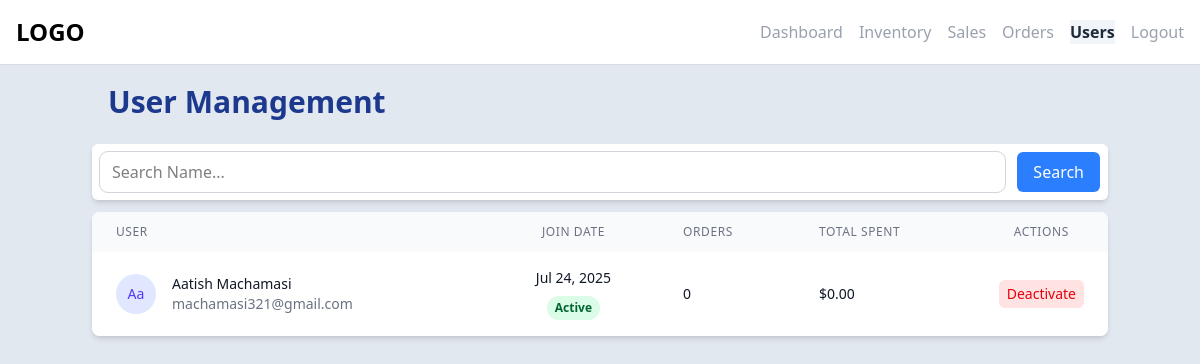
The page /admin/users.php (signed in) on the database its author committed.
### tables this page shows
CREATE TABLE `users` (
  `user_id` int(11) NOT NULL,
  `username` varchar(100) NOT NULL,
  `email` varchar(100) NOT NULL,
  `password` varchar(255) NOT NULL,
  `shipping_address` varchar(100) NOT NULL,
  `phone` varchar(15) DEFAULT NULL,
  `gender` enum('male','female') NOT NULL DEFAULT 'male',
  `dob` datetime DEFAULT NULL,
  `role` enum('user','admin') DEFAULT 'user',
  `status` enum('active','inactive') DEFAULT 'active',
  `created_at` timestamp NOT NULL DEFAULT current_timestamp(),
  `last_logged_in` timestamp NULL DEFAULT NULL
);

### admin/users.php (the view, shortened to what this page needs)
<!DOCTYPE html>
<html lang="en">
<head>
    <link href="../src/output.css" rel="stylesheet">
    <?php require '../components/link_imports.php'; ?>
</head>
<body class="bg-slate-200">
<?php
    include '../components/admin_nav.php';
?>
    <section class="container mx-auto">
        <h2 class="p-5 font-bold text-3xl text-blue-900">User Management</h2>
        <div class="flex flex-col">
            <div class="bg-white p-2 m-1 rounded-md shadow-md flex space-x-3">
                <input type="text" class="outline-1 outline-gray-300 rounded-lg w-full px-3"
                    placeholder="Search Name...">
                <button class="bg-blue-500 text-white p-2 px-4 rounded-md">Search</button>
            </div>
            <div class="bg-white rounded-lg shadow-md overflow-hidden m-1 mt-2">
                <div class="overflow-x-auto">
                    <table class="w-full">
                        <thead class="bg-gray-50">
                            <tr>
                                <th
                                    class="px-6 py-3 text-left text-xs font-medium text-gray-500 uppercase tracking-wider">
                                    User</th>
                                <th
                                    class="px-6 py-3 text-center text-xs font-medium text-gray-500 uppercase tracking-wider">
                                    Join Date</th>
                                <th
                                    class="px-6 py-3 text-left text-xs font-medium text-gray-500 uppercase tracking-wider">
                                    Orders</th>
                                <th
                                    class="px-6 py-3 text-left text-xs font-medium text-gray-500 uppercase tracking-wider">
                                    Total Spent</th>
                                <th
                                    class="px-6 py-3 text-center text-xs font-medium text-gray-500 uppercase tracking-wider">
                                    Actions</th>
                            </tr>
                        </thead>
                        <tbody class="bg-white divide-y divide-gray-200">
                        <?php
                        require_once '../config/db.php';
                        $sql = "SELECT * FROM user_details";
                        $result = $conn->query($sql);
                        if ($result && $result->num_rows > 0):
                            while($user = $result->fetch_assoc()):
                                $status = strtolower($user['user_statu']);
                                $badgeClass = $status === 'active' ? 'bg-green-100 text-green-800' : 'bg-red-100 text-red-800';
                                $badgeText = ucfirst($status);
                        ?>
                            <tr>
                                <td class="px-6 py-4 whitespace-nowrap">
                                    <div class="flex items-center">
                                        <a href="user-profile.php?user_id=<?php echo $user['user_id']; ?>" class="group inline-flex items-center justify-center" title="View Profile">
                                            <div class="flex-shrink-0 h-10 w-10">
                                                <div class="h-10 w-10 rounded-full bg-indigo-100 flex items-center justify-center">
                                                    <span class="text-indigo-600 font-medium text-sm">
                                                        <?php echo ucfirst(substr($user['username'], 0, 2)); ?>
                                                    </span>
                                                </div>
                                            </div>
                                        </a>
                                        <div class="ml-4">
                                            <div class="text-sm font-medium text-gray-900">
                                                <?php echo htmlspecialchars($user['username']); ?>
                                            </div>
                                            <div class="text-sm text-gray-500">
                                                <?php echo htmlspecialchars($user['email']); ?>
                                            </div>
                                        </div>
                                    </div>
                                </td>
                                <td class="px-6 py-4 whitespace-nowrap text-sm text-gray-900 flex flex-col justify-center items-center">
                                    <?php echo date('M j, Y', strtotime($user['created_at'])); ?>
                                    <span class="px-2 py-1 mt-2 w-fit text-xs font-semibold rounded-full <?php echo $badgeClass; ?>">
                                        <?php echo $badgeText; ?>
                                    </span>
                                </td>
                                <td class="px-6 py-4 whitespace-nowrap text-sm text-gray-900">
                                    <?php echo (int)$user['total_orders']; ?>
                                </td>
                                <td class="px-6 py-4 whitespace-nowrap text-sm text-gray-900">
                                    $<?php echo number_format($user['paid_total'], 2); ?>
                                </td>
                                <td class="px-6 w-3 py-4 whitespace-nowrap text-sm font-medium">
                                    <form method="POST" class="inline">
                                        <button name="toggle_user_id"
                                            value = "<?php echo $user['user_id']?>"
                                            class="<?php echo $status === 'active' ? 'text-red-600 bg-red-100 hover:text-white hover:bg-red-400' : 'text-green-600 bg-green-100 hover:text-white hover:bg-green-400'; ?> px-2 py-1 rounded-md cursor-pointer">
                                            <?php echo $status === 'active' ? 'Deactivate' : 'Activate'; ?>
                                        </button>
                                    </form>
                                </td>
                            </tr>
                        <?php
                            endwhile;
                        else:
                        ?>
                            <tr>
                                <td colspan="6" class="text-center py-6 text-gray-500">No users found.</td>
                            </tr>
                        <?php endif; ?>
                        </tbody>
                    </table>
                </div>
            </div>
        </div>
    </section>
</body>
</html>

### components/link_imports.php (shortened to what this page needs)
<script src="https://cdn.jsdelivr.net/npm/@tailwindcss/browser@4"></script>

### components/admin_nav.php (shortened to what this page needs)
<nav class="relative top-0 left-0 w-full h-16 bg-white flex justify-between items-center px-4 shadow-2xs">
    <div class="text-2xl font-bold">LOGO</div>
    <div class="flex items-center space-x-4">
        <a id="nav-link" href="dashboard.php" class="text-gray-400 hover:text-slate-900 ">Dashboard</a>
        <a id="nav-link" href="inventory.php" class="text-gray-400 hover:text-slate-900">Inventory</a>
        <a id="nav-link" href="sales.php" class="text-gray-400 hover:text-slate-900">Sales</a>
        <a id="nav-link" href="orders.php" class="text-gray-400 hover:text-slate-900">Orders</a>
        <a id="nav-link" href="users.php" class="text-gray-400 hover:text-slate-900">Users</a>
        <form action="../">
            <button id="nav-link" name="logout" value="true" class="text-gray-400 hover:text-slate-900">Logout</button>
        </form>
    </div>
</nav>

### rows shown on the page
users: username "Aa", username "Aatish Machamasi", email "machamasi321@gmail.com", created_at "Jul 24, 2025", badgeText "Active", total_orders "0", paid_total "0.00", $user['user_id'] 2 (drawn)
